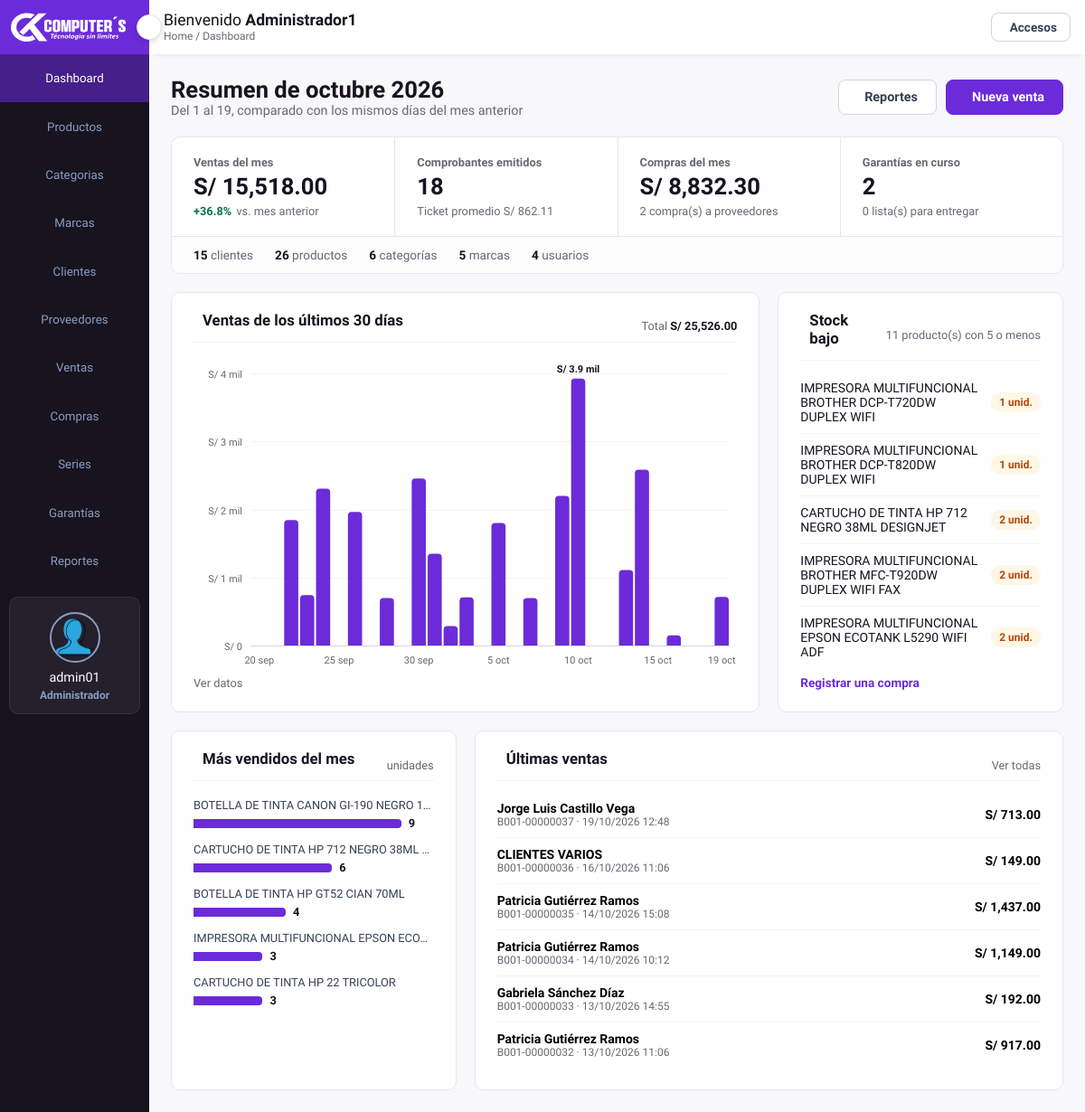
The page /frontend/administrador/escritorio.php (signed in) on the database its author committed.
### tables this page shows
CREATE TABLE `productos` (
  `idprod` int(11) NOT NULL AUTO_INCREMENT,
  `codpro` char(14) NOT NULL,
  `nomprd` text NOT NULL,
  `desprd` text NOT NULL,
  `foto` varchar(255) NOT NULL,
  `precio` decimal(10,2) NOT NULL,
  `precio_compra` decimal(10,2) NOT NULL DEFAULT 0.00 COMMENT 'Ultimo costo unitario sin IGV',
  `stock` int(11) NOT NULL DEFAULT 0,
  `garantia_meses` tinyint(3) unsigned NOT NULL DEFAULT 12,
  `idmar` int(11) NOT NULL,
  `idcate` int(11) NOT NULL,
  `modelo` text NOT NULL,
  `peso` text NOT NULL,
  `state` tinyint(1) NOT NULL DEFAULT 1,
  `fere` timestamp NOT NULL DEFAULT current_timestamp() ON UPDATE current_timestamp(),
  PRIMARY KEY (`idprod`),
  UNIQUE KEY `uq_productos_codpro` (`codpro`),
  KEY `idmar` (`idmar`),
  KEY `idcate` (`idcate`),
  CONSTRAINT `productos_ibfk_1` FOREIGN KEY (`idmar`) REFERENCES `marca` (`idmar`),
  CONSTRAINT `productos_ibfk_2` FOREIGN KEY (`idcate`) REFERENCES `categoria` (`idcate`)
);

CREATE TABLE `orders` (
  `idord` int(11) NOT NULL AUTO_INCREMENT,
  `user_id` int(11) NOT NULL,
  `idcli` int(11) DEFAULT NULL,
  `nomcl` text NOT NULL,
  `method` varchar(50) NOT NULL,
  `total_products` text NOT NULL,
  `total_price` decimal(10,2) NOT NULL,
  `subtotal_sin_igv` decimal(10,2) NOT NULL DEFAULT 0.00,
  `igv` decimal(10,2) NOT NULL DEFAULT 0.00,
  `placed_on` datetime NOT NULL,
  `payment_status` varchar(20) NOT NULL,
  `anulada` tinyint(1) NOT NULL DEFAULT 0,
  `anulada_on` datetime DEFAULT NULL,
  `motivo_anulacion` varchar(255) DEFAULT NULL,
  `reemplaza_a` int(11) DEFAULT NULL,
  `tipc` varchar(15) NOT NULL,
  `idserie` int(11) DEFAULT NULL,
  `serie` char(4) DEFAULT NULL,
  `numero` int(10) unsigned DEFAULT NULL,
  `doc_tipo` varchar(10) DEFAULT NULL,
  `doc_num` varchar(11) DEFAULT NULL,
  PRIMARY KEY (`idord`),
  UNIQUE KEY `uq_orders_comprobante` (`serie`,`numero`),
  KEY `orders_ibfk_1` (`user_id`),
  KEY `idx_orders_cliente` (`idcli`),
  KEY `idx_orders_serie` (`idserie`),
  KEY `idx_orders_reemplaza` (`reemplaza_a`),
  CONSTRAINT `orders_ibfk_1` FOREIGN KEY (`user_id`) REFERENCES `usuarios` (`id`),
  CONSTRAINT `orders_ibfk_2` FOREIGN KEY (`idcli`) REFERENCES `clientes` (`idcli`) ON UPDATE CASCADE,
  CONSTRAINT `orders_ibfk_3` FOREIGN KEY (`idserie`) REFERENCES `series` (`idserie`),
  CONSTRAINT `orders_ibfk_4` FOREIGN KEY (`reemplaza_a`) REFERENCES `orders` (`idord`)
);

### backend/config/helpers.php (called while the page is built, shortened)
<?php
function formato_comprobante($serie, $numero)
{
    return $serie . '-' . str_pad((string)$numero, 8, '0', STR_PAD_LEFT);
}
function e($valor)
{
    return htmlspecialchars((string)$valor, ENT_QUOTES, 'UTF-8');
}

### frontend/administrador/escritorio.php (the view, shortened to what this page needs)
<?php
require_once '../../backend/config/Conexion.php';
$MESES = ['enero', 'febrero', 'marzo', 'abril', 'mayo', 'junio', 'julio', 'agosto', 'septiembre', 'octubre', 'noviembre', 'diciembre'];
$hoy = new DateTime('today');
$iniMes   = (clone $hoy)->modify('first day of this month');
$finMes   = (clone $hoy)->modify('+1 day');
$iniAnt   = (clone $iniMes)->modify('-1 month');
$finAnt   = (clone $iniAnt)->modify('+' . min((int)$hoy->format('j'), (int)$iniAnt->format('t')) . ' days');
$rango    = fn($d) => $d->format('Y-m-d');
$ventas = function ($desde, $hasta) use ($connect, $rango) {
    $q = $connect->prepare('SELECT COUNT(*) AS n, COALESCE(SUM(total_price), 0) AS total FROM orders WHERE anulada = 0 AND placed_on >= ? AND placed_on < ?');
    $q->execute([$rango($desde), $rango($hasta)]);
    return $q->fetch();
};
$vMes = $ventas($iniMes, $finMes);
$vAnt = $ventas($iniAnt, $finAnt);
$variacion = $vAnt->total > 0 ? ($vMes->total - $vAnt->total) / $vAnt->total * 100 : null;
$ticket = $vMes->n > 0 ? $vMes->total / $vMes->n : 0;
$q = $connect->prepare('SELECT COUNT(*) AS n, COALESCE(SUM(total_price), 0) AS total FROM orders_purchase WHERE anulada = 0 AND placed_on >= ? AND placed_on < ?');
$q->execute([$rango($iniMes), $rango($finMes)]);
$cMes = $q->fetch();
$garantias = $connect->query("SELECT SUM(estado <> 'Entregado') AS abiertas, SUM(estado = 'Listo') AS listas FROM garantias")->fetch();
$catalogo = $connect->query(
    'SELECT (SELECT COUNT(*) FROM clientes WHERE state = 1) AS clientes, (SELECT COUNT(*) FROM productos WHERE state = 1) AS productos,
            (SELECT COUNT(*) FROM categoria WHERE state = 1) AS categorias, (SELECT COUNT(*) FROM marca WHERE state = 1) AS marcas,
            (SELECT COUNT(*) FROM usuarios WHERE state = 1) AS usuarios'
)->fetch();
$ini30 = (clone $hoy)->modify('-29 days');
$q = $connect->prepare('SELECT DATE(placed_on) AS dia, COUNT(*) AS n, SUM(total_price) AS total FROM orders WHERE anulada = 0 AND placed_on >= ? GROUP BY DATE(placed_on)');
$q->execute([$rango($ini30)]);
$porDia = [];
foreach ($q->fetchAll() as $r) {
    $porDia[$r->dia] = $r;
}
$total30 = 0;
for ($d = clone $ini30; $d <= $hoy; $d->modify('+1 day')) {
    $k = $d->format('Y-m-d');
    $total30 += (float)($porDia[$k]->total ?? 0);
}
$stockBajo = $connect->query('SELECT idprod, nomprd, stock FROM productos WHERE state = 1 AND stock <= ' . STOCK_BAJO . ' ORDER BY stock, nomprd LIMIT 5')->fetchAll();
$nStockBajo = (int)$connect->query('SELECT COUNT(*) FROM productos WHERE state = 1 AND stock <= ' . STOCK_BAJO)->fetchColumn();
$q = $connect->prepare(
    'SELECT d.nombre, SUM(d.cantidad) AS unidades, SUM(d.subtotal) AS total
       FROM orders_detalle d INNER JOIN orders o ON o.idord = d.idord
      WHERE o.anulada = 0 AND o.placed_on >= ? AND o.placed_on < ?
      GROUP BY d.idprod, d.nombre ORDER BY unidades DESC, total DESC LIMIT 5'
);
$q->execute([$rango($iniMes), $rango($finMes)]);
$masVendidos = $q->fetchAll();
$maxUnidades = $masVendidos ? max(array_map(fn($p) => (int)$p->unidades, $masVendidos)) : 0;
$ultimas = $connect->query('SELECT idord, tipc, serie, numero, nomcl, total_price, placed_on, anulada FROM orders ORDER BY placed_on DESC, idord DESC LIMIT 6')->fetchAll();
$soles = fn($n) => 'S/ ' . number_format((float)$n, 2);
require __DIR__ . '/../layout/cabecera.php';
?>
            <div class="page-content">
                <div class="cabecera-form">
                    <div>
                        <h1>Resumen de <?php echo $MESES[(int)$hoy->format('n') - 1] . ' ' . $hoy->format('Y'); ?></h1>
                        <p>Del 1 al <?php echo $hoy->format('j'); ?>, comparado con los mismos días del mes anterior</p>
                    </div>
                    <div class="cabecera-form-botones">
                        <a href="../reportes/ventas.php" class="btn-secundario"><span class="las la-chart-bar"></span> Reportes</a>
                        <a href="../ventas/nuevo.php" class="btn-primario"><span class="las la-plus"></span> Nueva venta</a>
                    </div>
                </div>
                <section class="resumen-kpi">
                    <div class="kpis">
                        <div class="kpi">
                            <span class="kpi-etiqueta">Ventas del mes</span>
                            <strong class="kpi-valor"><?php echo $soles($vMes->total); ?></strong>
                            <span class="kpi-detalle">
<?php if ($variacion !== null): ?>
                                <span class="kpi-delta <?php echo $variacion >= 0 ? 'sube' : 'baja'; ?>">
                                    <span class="las la-arrow-<?php echo $variacion >= 0 ? 'up' : 'down'; ?>"></span><?php echo ($variacion >= 0 ? '+' : '') . number_format($variacion, 1); ?>%
                                </span>
                                vs. mes anterior
<?php else: ?>
                                Sin ventas el mes anterior
<?php endif; ?>
                            </span>
                        </div>
                        <div class="kpi">
                            <span class="kpi-etiqueta">Comprobantes emitidos</span>
                            <strong class="kpi-valor"><?php echo (int)$vMes->n; ?></strong>
                            <span class="kpi-detalle">Ticket promedio <?php echo $soles($ticket); ?></span>
                        </div>
                        <div class="kpi">
                            <span class="kpi-etiqueta">Compras del mes</span>
                            <strong class="kpi-valor"><?php echo $soles($cMes->total); ?></strong>
                            <span class="kpi-detalle"><?php echo (int)$cMes->n; ?> compra(s) a proveedores</span>
                        </div>
                        <div class="kpi">
                            <span class="kpi-etiqueta">Garantías en curso</span>
                            <strong class="kpi-valor"><?php echo (int)$garantias->abiertas; ?></strong>
                            <span class="kpi-detalle"><?php echo (int)$garantias->listas; ?> lista(s) para entregar</span>
                        </div>
                    </div>
                    <nav class="catalogo-resumen" aria-label="Catálogo">
                        <a href="../clientes/mostrar.php"><b><?php echo (int)$catalogo->clientes; ?></b> clientes</a>
                        <a href="../productos/mostrar.php"><b><?php echo (int)$catalogo->productos; ?></b> productos</a>
                        <a href="../categorias/mostrar.php"><b><?php echo (int)$catalogo->categorias; ?></b> categorías</a>
                        <a href="../marcas/mostrar.php"><b><?php echo (int)$catalogo->marcas; ?></b> marcas</a>
                        <a href="../accesos/mostrar.php"><b><?php echo (int)$catalogo->usuarios; ?></b> usuarios</a>
                    </nav>
                </section>
                <div class="tablero">
                    <section class="tarjeta-form panel-ancho">
                        <div class="panel-titulo">
                            <h2><span class="las la-chart-bar"></span> Ventas de los últimos 30 días</h2>
                            <span class="panel-dato">Total <b><?php echo $soles($total30); ?></b></span>
                        </div>
                        <div id="grafico-ventas" class="grafico" role="img" aria-label="Ventas por día de los últimos 30 días"></div>
                        <details class="ver-datos">
                            <summary>Ver datos</summary>
                        </details>
                    </section>
                    <section class="tarjeta-form">
                        <div class="panel-titulo">
                            <h2><span class="las la-exclamation-triangle"></span> Stock bajo</h2>
                            <span class="panel-dato"><?php echo $nStockBajo; ?> producto(s) con <?php echo STOCK_BAJO; ?> o menos</span>
                        </div>
<?php if (!$stockBajo): ?>
                        <p class="lista-vacia">Todo el inventario está sobre <?php echo STOCK_BAJO; ?> unidades.</p>
<?php else: ?>
                        <ul class="lista-panel">
<?php foreach ($stockBajo as $p): ?>
                            <li>
                                <a href="../productos/editar.php?id=<?php echo (int)$p->idprod; ?>"><?php echo e($p->nomprd); ?></a>
                                <span class="chip <?php echo (int)$p->stock <= 0 ? 'peligro' : 'alerta'; ?>"><?php echo (int)$p->stock <= 0 ? 'Sin stock' : (int)$p->stock . ' unid.'; ?></span>
                            </li>
<?php endforeach; ?>
                        </ul>
                        <a class="enlace-panel" href="../compra/nuevo.php">Registrar una compra <span class="las la-arrow-right"></span></a>
<?php endif; ?>
                    </section>
                    <section class="tarjeta-form">
                        <div class="panel-titulo">
                            <h2><span class="las la-trophy"></span> Más vendidos del mes</h2>
                            <span class="panel-dato">unidades</span>
                        </div>
<?php if (!$masVendidos): ?>
                        <p class="lista-vacia">Todavía no hay ventas este mes.</p>
<?php else: ?>
                        <ul class="barras-panel">
<?php foreach ($masVendidos as $p): ?>
                            <li title="<?php echo e($p->nombre . ' · ' . $soles($p->total)); ?>">
                                <span class="barra-nombre"><?php echo e($p->nombre); ?></span>
                                <span class="barra-pista">
                                    <span class="barra" style="width: calc((100% - 36px) * <?php echo round($p->unidades / $maxUnidades, 3); ?>)"></span>
                                    <span class="barra-valor"><?php echo (int)$p->unidades; ?></span>
                                </span>
                            </li>
<?php endforeach; ?>
                        </ul>
<?php endif; ?>
                    </section>
                    <section class="tarjeta-form panel-ancho-2">
                        <div class="panel-titulo">
                            <h2><span class="las la-receipt"></span> Últimas ventas</h2>
                            <a class="panel-dato" href="../ventas/mostrar.php">Ver todas</a>
                        </div>
                        <ul class="lista-panel">
<?php foreach ($ultimas as $v): ?>
                            <li>
                                <div>
                                    <b><?php echo e($v->nomcl); ?></b>
                                    <small><?php echo e(($v->serie ? formato_comprobante($v->serie, $v->numero) : 'Venta ' . $v->idord) . ' · ' . date('d/m/Y H:i', strtotime($v->placed_on))); ?></small>
                                </div>
<?php if ((int)$v->anulada === 1): ?>
                                <span class="chip peligro">Anulada</span>
<?php else: ?>
                                <b class="monto"><?php echo $soles($v->total_price); ?></b>
<?php endif; ?>
                            </li>
<?php endforeach; ?>
                        </ul>
                    </section>
                </div>
            </div>
<?php require __DIR__ . '/../layout/pie.php'; ?>
</body>
</html>

### rows shown on the page
productos: nomprd "IMPRESORA MULTIFUNCIONAL BROTHER DCP-T720DW DUPLEX WIFI", stock "1"
productos: nomprd "IMPRESORA MULTIFUNCIONAL BROTHER DCP-T820DW DUPLEX WIFI", stock "1"
productos: nomprd "CARTUCHO DE TINTA HP 712 NEGRO 38ML DESIGNJET", stock "2"
productos: nomprd "IMPRESORA MULTIFUNCIONAL BROTHER MFC-T920DW DUPLEX WIFI FAX", stock "2"
productos: nomprd "IMPRESORA MULTIFUNCIONAL EPSON ECOTANK L5290 WIFI ADF", stock "2"
orders: nomcl "Jorge Luis Castillo Vega", serie+numero+placed_on "B001-00000037 · 19/10/2026 12:48", total_price "S/ 713.00"
orders: nomcl "CLIENTES VARIOS", serie+numero+placed_on "B001-00000036 · 16/10/2026 11:06", total_price "S/ 149.00"
orders: nomcl "Patricia Gutiérrez Ramos", serie+numero+placed_on "B001-00000035 · 14/10/2026 15:08", total_price "S/ 1,437.00"
orders: nomcl "Patricia Gutiérrez Ramos", serie+numero+placed_on "B001-00000034 · 14/10/2026 10:12", total_price "S/ 1,149.00"
orders: nomcl "Gabriela Sánchez Díaz", serie+numero+placed_on "B001-00000033 · 13/10/2026 14:55", total_price "S/ 192.00"
orders: nomcl "Patricia Gutiérrez Ramos", serie+numero+placed_on "B001-00000032 · 13/10/2026 11:06", total_price "S/ 917.00"

### other values the page prints
$texto "Dashboard"
$texto "Productos"
$texto "Categorias"
$texto "Marcas"
$texto "Clientes"
$texto "Proveedores"
$texto "Ventas"
$texto "Compras"
$texto "Series"
$texto "Garantías"
$texto "Reportes"
$_SESSION['username'] "admin01"
nombre_rol(rol_actual()) "Administrador"
$_SESSION['nombre'] "Administrador1"
$migas "Dashboard"
